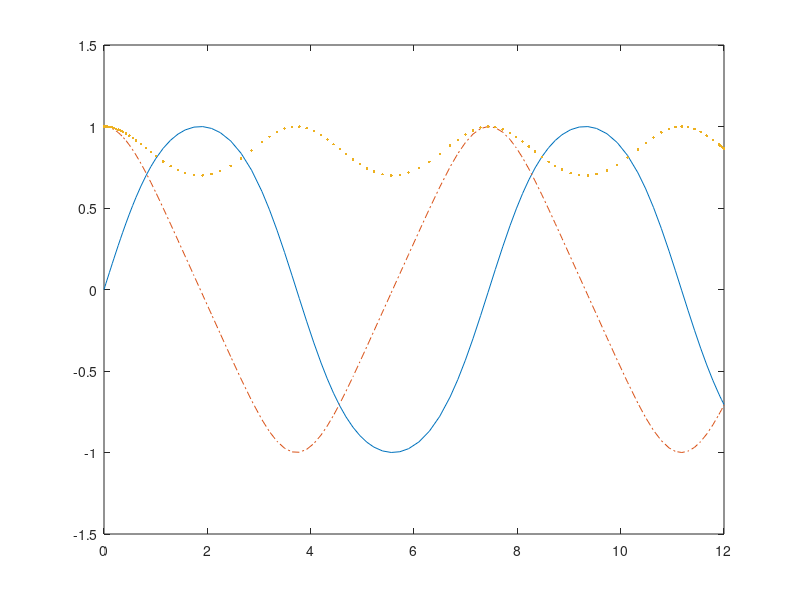

Reproduce this figure in MATLAB.
function [T,Y] =new()
options = odeset('RelTol',1e-4,'AbsTol',[1e-4 1e-4 1e-5]);
[T,Y] = ode45(@rigid,[0 12],[0 1 1],options);
plot(T,Y(:,1),'-',T,Y(:,2),'-.',T,Y(:,3),'.')
end

function dy = rigid(t,y)
dy = zeros(3,1);    % a column vector
dy(1) = y(2) * y(3);
dy(2) = -y(1) * y(3);
dy(3) = -0.51 * y(1) * y(2);
end